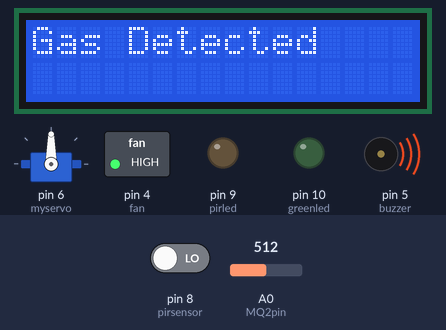
The sketch below on a simulated Arduino Uno, built with avr-gcc and run on an emulated ATmega328P. Parts: servo, 16×2 character LCD, switched loads named in the sketch (green lamp = pin HIGH), output pins drawn as LEDs (lit = HIGH), buzzer (waves = sounding). Dashed ring = blinking. The test bench sets the inputs (shaded band); at power-on: pin 8 (pirsensor) LOW, A0 (MQ2pin) = 512. Pins used as bus, display or sensor lines are not drawn; what the sketch prints to the serial monitor is not drawn.

Above: at 1.2 s.
1.3 s: pin 8 (pirsensor) driven HIGH
At 3.4 s:
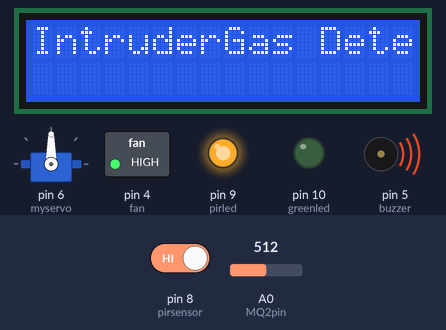
4.5 s: A0 (MQ2pin) set to 404
7.3 s: A0 (MQ2pin) set to 373
At 8.6 s:
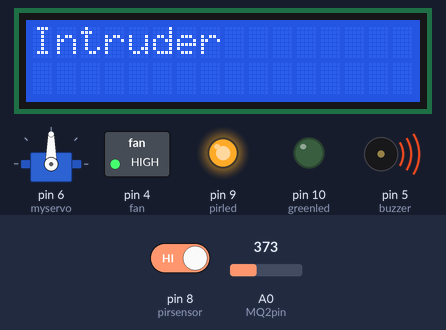
10.0 s: pin 8 (pirsensor) driven LOW
At 11.0 s:
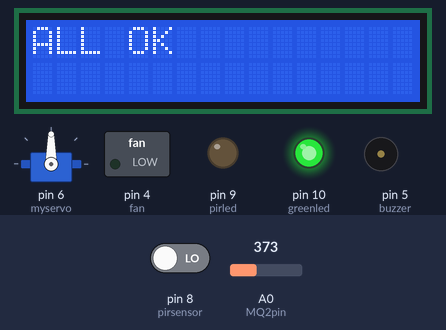
12.7 s: A0 (MQ2pin) set to 1023
At 13.71 s:
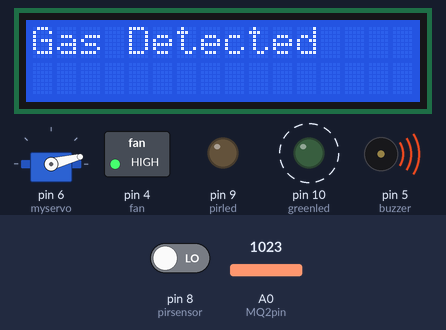
Timing chart, 0 to 18.6 s (numbered marks = the images above; inputs shaded):
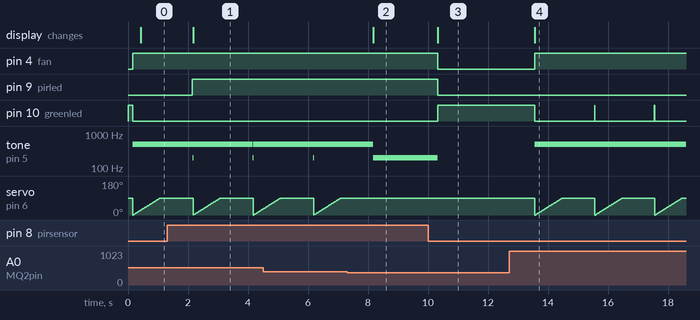

The sketch:

Arduino.ino
```cpp
#include <Wire.h>
#include <SPI.h>
#include <MFRC522.h>
#include <ArduinoJson.h>
#include <LiquidCrystal_I2C.h>
#include <Servo.h>
#include <SoftwareSerial.h>
//defining the analog pin for gassensor
// #define MQ2pin (0)
LiquidCrystal_I2C lcd(0x27, 16, 2);
SoftwareSerial nodemcu(2, 3);
//defining digital pins
int pirled = 9;
int mq2led = 11;
int greenled = 10;
int fan = 4;
int pirsensor = 8;
//int MQ2pin = 7;

const byte MQ2pin = A0;


//values
int pir = 0;
float gasSensor = 0;
int buzzer = 5;

//creating servo object
Servo myservo;
int pos = 0;


void setup() {
  // put your setup code here, to run once:
  //servo pos
  myservo.attach(6);

  SPI.begin();  // Init SPI bus
  //pinmodes
  pinMode(pirsensor, INPUT);
  pinMode(MQ2pin, INPUT);
  pinMode(pirled, OUTPUT);
  pinMode(mq2led, OUTPUT);
  pinMode(greenled, OUTPUT);
  pinMode(fan, OUTPUT);
  pinMode(buzzer, OUTPUT);

  // Serial Monitor Setup
  Serial.begin(115200);
  nodemcu.begin(115200);
  //LCD setup
  // lcd.begin(16,2);
  // lcd.init();
  lcd.begin();
  lcd.backlight();
  lcd.clear();
  lcd.setCursor(0, 0);
  lcd.print("Working...");

  //initial values for LED AND FAN set to LOW
  digitalWrite(pirled, LOW);
  digitalWrite(mq2led, LOW);
  digitalWrite(greenled, HIGH);
  digitalWrite(fan, LOW);
}

float getMethanePPM(){
    const int R_0 = 945;

   float a0 = analogRead(A0); // get raw reading from sensor
   float v_o = a0 * 5 / 1023; // convert reading to volts
   float R_S = (5-v_o) * 1000 / v_o; // apply formula for getting RS
   float PPM = pow(R_S/R_0,-2.95) * 1000; //apply formula for getting PPM
   return PPM; // return PPM value to calling function
}

void loop() {


  //LCD
  lcd.begin();
  lcd.backlight();
  lcd.clear();
  lcd.setCursor(0, 0);

  //pir sensor
  pir = digitalRead(pirsensor);
  //gas sensor
  // gasSensor = analogRead(MQ2pin);
  gasSensor = getMethanePPM();
  digitalWrite(greenled, HIGH);
  digitalWrite(pirled, LOW);
  digitalWrite(mq2led, LOW);

  Serial.print("gasSensor = ");
  Serial.println(gasSensor);
  Serial.print("pirSensor = ");
  Serial.println(pir);
  //condition for Gaensor alert
  if (gasSensor <= 200 && pir == LOW) {
    digitalWrite(mq2led, LOW);
    digitalWrite(pirled, LOW);
    digitalWrite(greenled, HIGH);
    lcd.print("ALL OK");
    Serial.println("ALL OK");
    digitalWrite(fan, LOW);
    noTone(buzzer);
     nodemcu.println("0 all okay");
    // delay(1000);
    //transmitting data to webserver
  }

  //transmitting data to webserver


  // condition for PIR Sensor alert
  if (pir == HIGH) {
    digitalWrite(pirled, HIGH);
    digitalWrite(greenled, LOW);
    lcd.print("Intruder");
    tone(buzzer, 200);
    Serial.println("Inside PIR");
    Serial.print("gasSensor = ");
    Serial.println(gasSensor);
    Serial.print("pirSensor = ");
    Serial.println(pir);
    // delay(3000);

    //transmitting data to webserver
    nodemcu.println("1 intruder");
  }


  if (gasSensor > 200) {
    lcd.print("Gas Detected");
    digitalWrite(fan, HIGH);
    digitalWrite(mq2led, HIGH);
    digitalWrite(greenled, LOW);
    Serial.println("Inside GAS");
    Serial.print("gasSensor = ");
    Serial.println(gasSensor);
    Serial.print("pirSensor = ");
    Serial.println(pir);
    tone(buzzer, 500);
    nodemcu.println("2 Gas detected");
    // servo opening windows
    for (pos = 0; pos <= 90; pos += 1) {  // goes from 0 degrees to 180 degrees
      // in steps of 1 degree
      myservo.write(pos);  // tell servo to go to position in variable 'pos'
      delay(10);           // waits 15ms for the servo to reach the position
    }
    // delay(1000);
  }

  delay(1000);
  //transmitting data to webserver
}
```

Measured:
- the behaviour switches between 389 and 388 on A0 (MQ2pin) (found by bisection; images 1 and 2)
- after the input at 1.3 s, pin 9 (pirled): LOW → HIGH after 0.85 s; pin 10 (greenled): stops changing and stays LOW; tone on pin 5 (buzzer): alternates 500 Hz for 2.0 s and 200 Hz for 0.01 s, starting after 0.85 s; the display: changes after 0.87 s (image 1)
- after the input at 7.3 s, tone on pin 5 (buzzer): goes on until 8.2 s, then stays 200 Hz; servo on pin 6 (myservo): stops changing and stays 90°; the display: changes after 0.88 s (image 2)
- after the input at 10.0 s, pin 4 (fan), pin 9 (pirled): HIGH → LOW after 0.33 s; pin 10 (greenled): LOW → HIGH after 0.33 s; tone on pin 5 (buzzer): 200 Hz → silent after 0.33 s; the display: changes after 0.33 s (image 3)
- after the input at 12.7 s, pin 4 (fan): LOW → HIGH after 0.86 s; pin 10 (greenled): alternates HIGH for 0.01 s and LOW for 2.0 s, starting after 0.86 s; tone on pin 5 (buzzer): silent → 500 Hz after 0.86 s; servo on pin 6 (myservo): ramps from 0° to 90° and jumps back, once every 2.0 s; the display: changes after 0.87 s (image 4)
- by itself, servo on pin 6 (myservo): ramps from 0° to 90° and jumps back, once every 2.0 s
